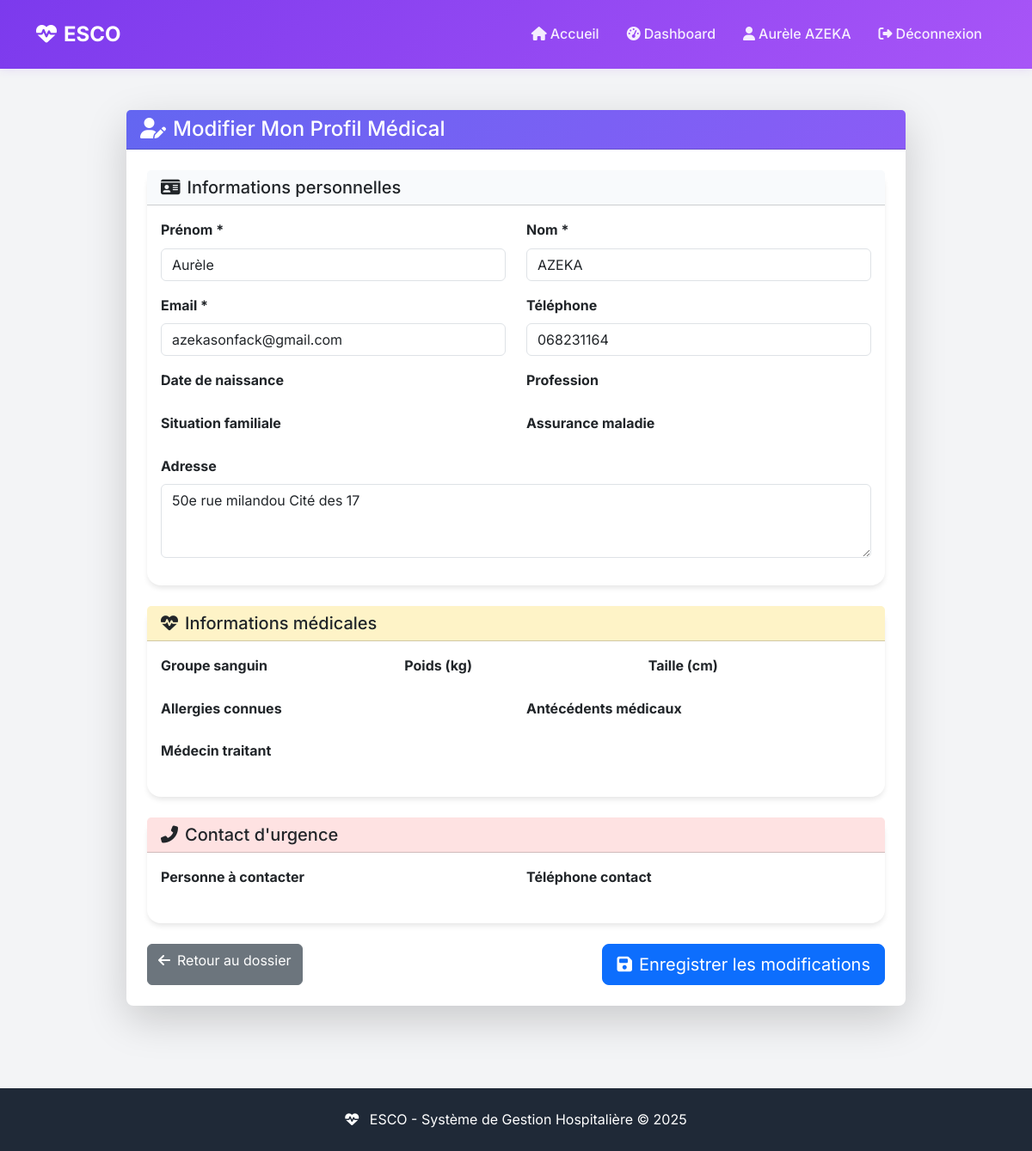
Page /modifier-profil/ (signed in) on the committed database.
### main/models.py (models this page shows, shortened)
class CustomUser(AbstractUser):
    ROLES = [
        ('patient', 'Patient'),
        ('docteur', 'Médecin'),
        ('infirmier', 'Infirmier'),
        ('secretaire', 'Secrétaire'),
        ('administrateur', 'Administrateur'),
    ]
    user_id = models.CharField(max_length=20, unique=True, blank=True, null=True)
    role = models.CharField(max_length=20, choices=ROLES, default='patient')
    telephone = models.CharField(max_length=15, blank=True, null=True)
    adresse = models.TextField(blank=True, null=True)
    date_naissance = models.DateField(blank=True, null=True)
    specialite = models.CharField(max_length=100, blank=True, null=True)
    numero_licence = models.CharField(max_length=50, blank=True, null=True)

### main/views.py (the view)
        def _wrapped_view(request, *args, **kwargs):
            if not request.user.is_authenticated:
                return redirect('login')
            if request.user.role not in allowed_roles:
                raise PermissionDenied("Vous n'avez pas les permissions pour accéder à cette page.")
            return view_func(request, *args, **kwargs)

### main/forms.py
class ProfileUpdateForm(forms.ModelForm):
    class Meta:
        model = CustomUser
        fields = ['first_name', 'last_name', 'email', 'telephone', 'adresse']
        widgets = {
            'first_name': forms.TextInput(attrs={'class': 'form-control'}),
            'last_name': forms.TextInput(attrs={'class': 'form-control'}),
            'email': forms.EmailInput(attrs={'class': 'form-control'}),
            'telephone': forms.TextInput(attrs={'class': 'form-control'}),
            'adresse': forms.Textarea(attrs={'rows': 3, 'class': 'form-control'}),
        }
        labels = {
            'first_name': 'Prénom',
            'last_name': 'Nom',
            'email': 'Email',
            'telephone': 'Téléphone',
            'adresse': 'Adresse',
        }

### main/views.py (called while the page is built)
def role_required(allowed_roles):
    def decorator(view_func):
        def _wrapped_view(request, *args, **kwargs):
            if not request.user.is_authenticated:
                return redirect('login')
            if request.user.role not in allowed_roles:
                raise PermissionDenied("Vous n'avez pas les permissions pour accéder à cette page.")
            return view_func(request, *args, **kwargs)
        return _wrapped_view
    return decorator

### main/templates/modifier_profil.html (shortened to what this page needs)
{% extends 'base.html' %}
{% block content %}
<div class="container-fluid py-4">
    <div class="row justify-content-center">
        <div class="col-md-10">
            <div class="card shadow-lg border-0 rounded-3">
                <div class="card-header text-white" style="background: linear-gradient(135deg, #6366f1 0%, #8b5cf6 100%);">
                    <h4 class="mb-0">
                        <i class="fas fa-user-edit me-2"></i>Modifier Mon Profil Médical
                    </h4>
                </div>
                <div class="card-body p-4">
                    <form method="post">
                        <div class="card mb-4">
                            <div class="card-header" style="background-color: #f8fafc;">
                                <h5 class="mb-0"><i class="fas fa-id-card me-2"></i>Informations personnelles</h5>
                            </div>
                            <div class="card-body">
                                <div class="row">
                                    <div class="col-md-6 mb-3">
                                        <label class="form-label fw-bold">Prénom *</label>
                                        {{ form.first_name }}
                                    </div>
                                    <div class="col-md-6 mb-3">
                                        <label class="form-label fw-bold">Nom *</label>
                                        {{ form.last_name }}
                                    </div>
                                </div>
                                <div class="row">
                                    <div class="col-md-6 mb-3">
                                        <label class="form-label fw-bold">Email *</label>
                                        {{ form.email }}
                                    </div>
                                    <div class="col-md-6 mb-3">
                                        <label class="form-label fw-bold">Téléphone</label>
                                        {{ form.telephone }}
                                    </div>
                                </div>
                                <div class="row">
                                    <div class="col-md-6 mb-3">
                                        <label class="form-label fw-bold">Date de naissance</label>
                                    </div>
                                    <div class="col-md-6 mb-3">
                                        <label class="form-label fw-bold">Profession</label>
                                    </div>
                                </div>
                                <div class="row">
                                    <div class="col-md-6 mb-3">
                                        <label class="form-label fw-bold">Situation familiale</label>
                                    </div>
                                    <div class="col-md-6 mb-3">
                                        <label class="form-label fw-bold">Assurance maladie</label>
                                    </div>
                                </div>
                                <div class="mb-3">
                                    <label class="form-label fw-bold">Adresse</label>
                                    {{ form.adresse }}
                                </div>
                            </div>
                        </div>
                        <div class="card mb-4">
                            <div class="card-header" style="background-color: #fef3c7;">
                                <h5 class="mb-0"><i class="fas fa-heartbeat me-2"></i>Informations médicales</h5>
                            </div>
                            <div class="card-body">
                                <div class="row">
                                    <div class="col-md-4 mb-3">
                                        <label class="form-label fw-bold">Groupe sanguin</label>
                                    </div>
                                    <div class="col-md-4 mb-3">
                                        <label class="form-label fw-bold">Poids (kg)</label>
                                    </div>
                                    <div class="col-md-4 mb-3">
                                        <label class="form-label fw-bold">Taille (cm)</label>
                                    </div>
                                </div>
                                <div class="row">
                                    <div class="col-md-6 mb-3">
                                        <label class="form-label fw-bold">Allergies connues</label>
                                    </div>
                                    <div class="col-md-6 mb-3">
                                        <label class="form-label fw-bold">Antécédents médicaux</label>
                                    </div>
                                </div>
                                <div class="mb-3">
                                    <label class="form-label fw-bold">Médecin traitant</label>
                                </div>
                            </div>
                        </div>
                        <div class="card mb-4">
                            <div class="card-header" style="background-color: #fee2e2;">
                                <h5 class="mb-0"><i class="fas fa-phone-alt me-2"></i>Contact d'urgence</h5>
                            </div>
                            <div class="card-body">
                                <div class="row">
                                    <div class="col-md-6 mb-3">
                                        <label class="form-label fw-bold">Personne à contacter</label>
                                    </div>
                                    <div class="col-md-6 mb-3">
                                        <label class="form-label fw-bold">Téléphone contact</label>
                                    </div>
                                </div>
                            </div>
                        </div>
                        <div class="d-flex gap-2 justify-content-between">
                            <a href="{% url 'mon_dossier_medical' %}" class="btn btn-secondary">
                                <i class="fas fa-arrow-left me-2"></i>Retour au dossier
                            </a>
                            <button type="submit" class="btn btn-primary btn-lg">
                                <i class="fas fa-save me-2"></i>Enregistrer les modifications
                            </button>
                        </div>
                    </form>
                </div>
            </div>
        </div>
    </div>
</div>
{% endblock %}

### main/templates/base.html (shortened to what this page needs)
<!DOCTYPE html>
<html lang="fr">
<head>
    <link href="https://cdn.jsdelivr.net/npm/bootstrap@5.3.0/dist/css/bootstrap.min.css" rel="stylesheet">
    <link rel="stylesheet" href="https://cdnjs.cloudflare.com/ajax/libs/font-awesome/6.4.0/css/all.min.css">
</head>
<body>
    <nav class="navbar navbar-expand-lg navbar-custom">
        <div class="container">
            <a class="navbar-brand" href="/">
                <i class="fas fa-heartbeat me-2"></i>ESCO
            </a>
            <div class="collapse navbar-collapse" id="navbarNav">
                <ul class="navbar-nav ms-auto">
                    {% if user.is_authenticated %}
                        <li class="nav-item">
                            <a class="nav-link" href="/">
                                <i class="fas fa-home me-1"></i>Accueil
                            </a>
                        </li>
                        <li class="nav-item">
                            <a class="nav-link" href="/dashboard/">
                                <i class="fas fa-tachometer-alt me-1"></i>Dashboard
                            </a>
                        </li>
                        <li class="nav-item">
                            <span class="nav-link">
                                <i class="fas fa-user me-1"></i>{{ user.get_full_name|default:user.username }}
                            </span>
                        </li>
                        <li class="nav-item">
                            <a class="nav-link" href="/logout/">
                                <i class="fas fa-sign-out-alt me-1"></i>Déconnexion
                            </a>
                        </li>
                    {% endif %}
                </ul>
            </div>
        </div>
    </nav>
    <main class="container my-4">
        {% block content %}
        {% endblock %}
    </main>
    <footer class="mt-5 py-4" style="background-color: var(--text-dark); color: var(--white);">
        <div class="container text-center">
            <p class="mb-0">
                <i class="fas fa-heartbeat me-2"></i>
                ESCO - Système de Gestion Hospitalière &copy; 2025
            </p>
        </div>
    </footer>
</body>
</html>

### main/templates/base.html (style rules this page uses)
:root { --primary-purple: #7c3aed; --secondary-purple: #a855f7; --light-purple: #f3f4f6; --white: #ffffff; --text-dark: #1f2937; --text-light: #6b7280; }
body { font-family: 'Inter', sans-serif; background-color: var(--light-purple); color: var(--text-dark); line-height: 1.6; min-height: 100vh; display: flex; flex-direction: column; }
main { flex: 1; }
.navbar-custom { background: linear-gradient(135deg, var(--primary-purple) 0%, var(--secondary-purple) 100%); box-shadow: 0 2px 10px rgba(124, 58, 237, 0.1); padding: 1rem 0; }
.navbar-brand { color: var(--white) !important; font-weight: 700; font-size: 1.5rem; }
.navbar-nav .nav-link { color: rgba(255, 255, 255, 0.9) !important; font-weight: 500; padding: 0.5rem 1rem !important; border-radius: 8px; transition: all 0.3s ease; }
.card { border: none; border-radius: 16px; box-shadow: 0 4px 6px -1px rgba(0, 0, 0, 0.1); background: var(--white); transition: all 0.3s ease; }

### rows in the picture
CustomUser: get_full_name "Aurèle AZEKA", first_name "Aurèle", last_name "AZEKA", email "azekasonfack@gmail.com", telephone "068231164", adresse "50e rue milandou Cité des 17"
